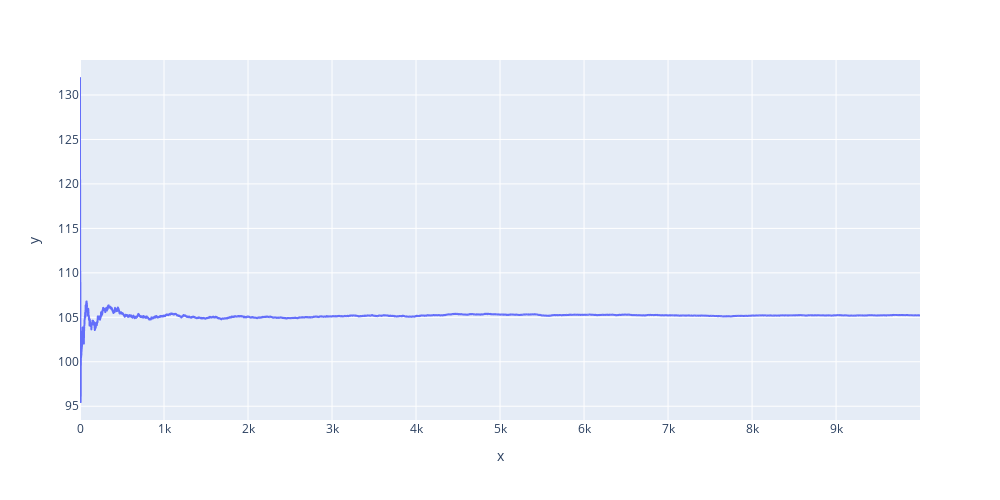

The notebook cell saved with this chart:
### Code cell
fig = px.line(x=x, y=cumavg, width=1000, height=500)
#fig.update_layout(yaxis_type="log")
fig.show()

### Figure 1 — Plotly figure (JSON) as saved in the notebook; plotly's stock layout.template omitted (floating-point values rounded to 4 significant figures; data arrays with more than 128 entries replaced by an {"elided": "..."} marker saying what was removed)
{"data": [{"hovertemplate": "x=%{x}<br>y=%{y}<extra></extra>", "legendgroup": "", "line": {"color": "#636efa", "dash": "solid"}, "mode": "lines", "name": "", "showlegend": false, "type": "scattergl", "x": {"elided": "10000 int values"}, "xaxis": "x", "y": {"elided": "10000 float values"}, "yaxis": "y"}], "layout": {"height": 500, "legend": {"tracegroupgap": 0}, "margin": {"t": 60}, "width": 1000, "xaxis": {"anchor": "y", "autorange": true, "domain": [0, 1], "range": [0, 9999], "showspikes": false, "title": {"text": "x"}, "type": "linear"}, "yaxis": {"anchor": "x", "autorange": true, "domain": [0, 1], "range": [93.45, 133.9], "showspikes": false, "title": {"text": "y"}, "type": "linear"}}}
